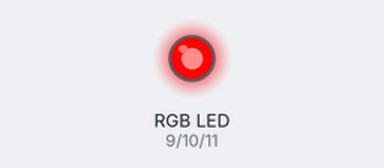
Simulated run of this sketch. Board: Arduino Uno, built with avr-gcc and run on an emulated ATmega328P. Parts: an RGB LED mixed from three pins (HIGH = lit).

Above: at 0.05 s.
At 1.85 s:
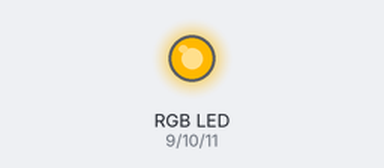
At 3.75 s:
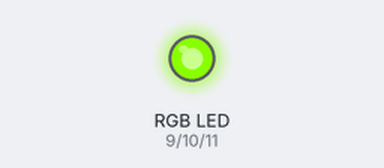
At 7.45 s:
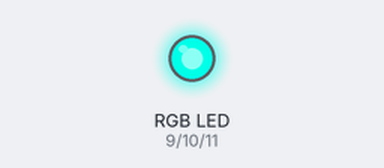
At 11.15 s:
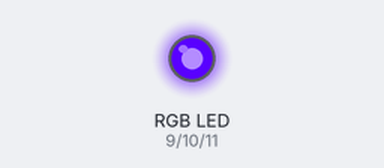
At 14.85 s:
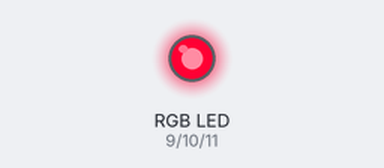
Timing chart, 0 to 20.0 s (numbered marks = the images above):
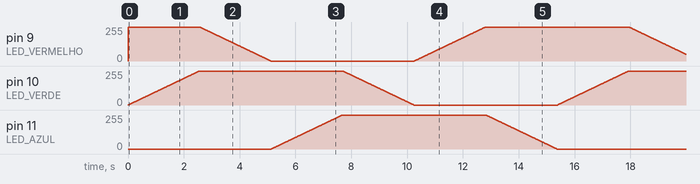

The sketch:

ledRGB.ino
```cpp
// (licence header left out)
// Definição de pinos
#define LED_VERMELHO 9
#define LED_VERDE 10
#define LED_AZUL 11

// Parâmetros da animação
#define DELAY 10

int i; // Variável para percorrer as intensidades de cada cor

// a função setup roda assim que você pressiona o botão de reset ou liga a placa:
void setup() {

  // Define os pinos do LED RGB como saída
  pinMode(LED_VERMELHO, OUTPUT);
  pinMode(LED_VERDE, OUTPUT);
  pinMode(LED_AZUL, OUTPUT);

  // Configura início da animação setando o LED Vermelho com intensidade máxima
  analogWrite(LED_VERMELHO, 255);
}

// a função loop executa as instruções em sequência e repete para sempre:
void loop() {

  // Sequência de animação
  // Esta sequência percorre as cores do espectro RGB de forma contínua
  // mantendo a saturação e luminância fixas e variando somente a matiz

  for(i = 0; i <= 255; i++) {
    analogWrite(LED_VERDE, i);
    delay(DELAY);
  }
  for(i = 255; i >= 0; i--) {
    analogWrite(LED_VERMELHO, i);
    delay(DELAY);
  }
  for(i = 0; i <= 255; i++) {
    analogWrite(LED_AZUL, i);
    delay(DELAY);
  }
  for(i = 255; i >= 0; i--) {
    analogWrite(LED_VERDE, i);
    delay(DELAY);
  }
  for(i = 0; i <= 255; i++) {
    analogWrite(LED_VERMELHO, i);
    delay(DELAY);
  }
  for(i = 255; i >= 0; i--) {
    analogWrite(LED_AZUL, i);
    delay(DELAY);
  }
}
```
